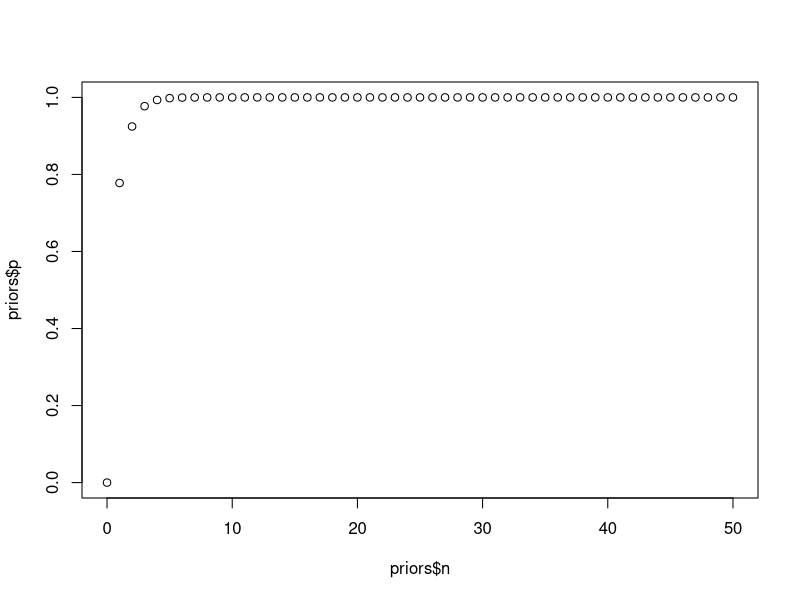
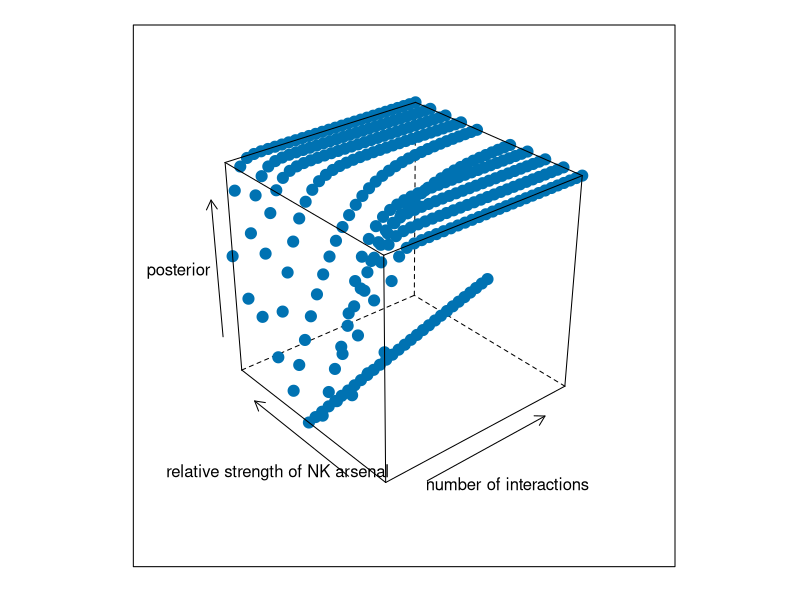
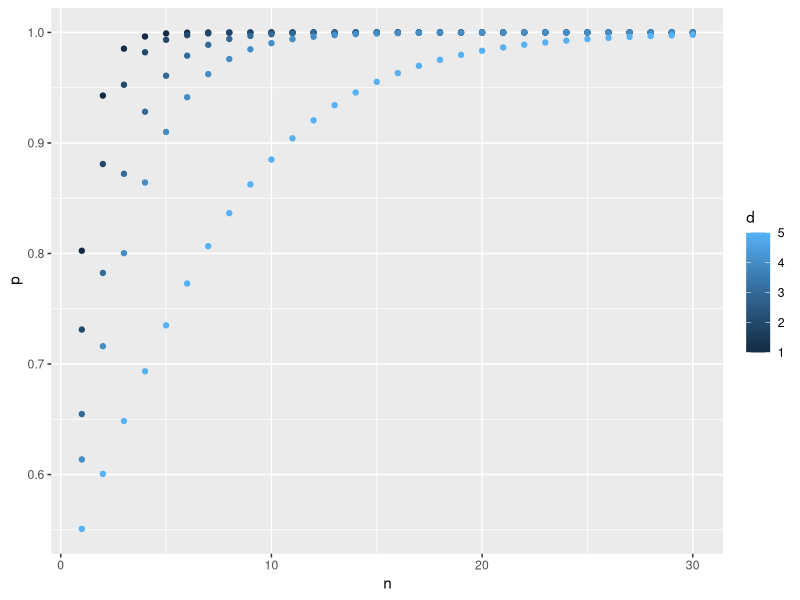
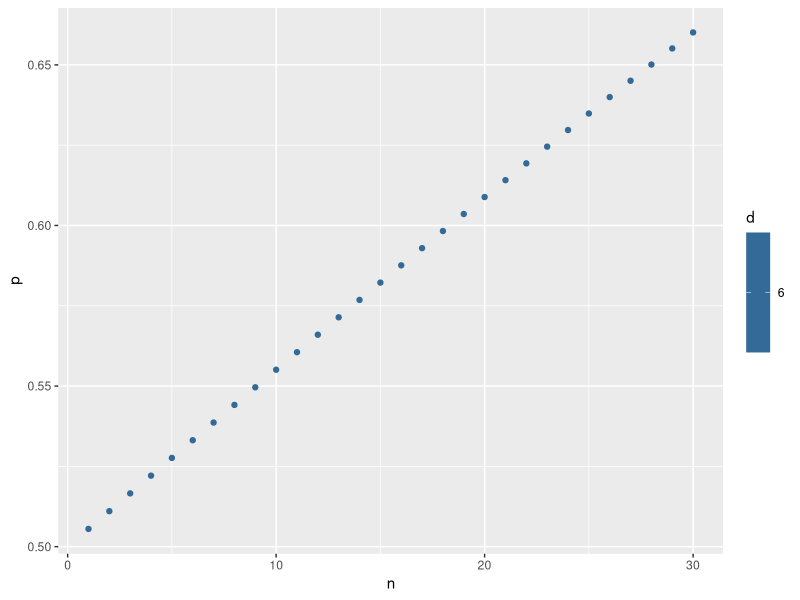
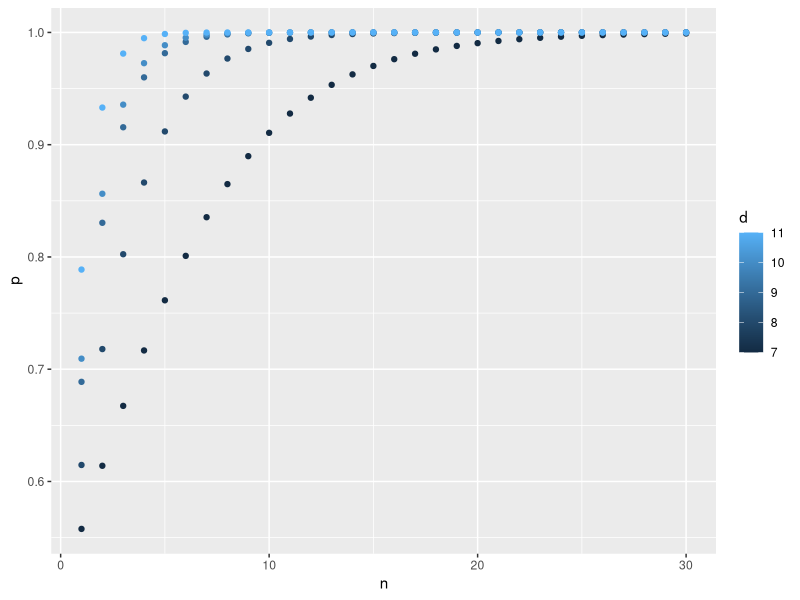

R code for these plots, in order:
library(ggplot2)
library(lattice)

#############################
# CONDITIONAL PROBABILITIES #
#############################

#simulate likelihood of U.S. winning, losing, or tie conditional on North Korea being WEAKER

	#define underlying distributions such that North Korea's is limited to weapons of level 1 to 5
	us_range<-1:10
	nk_range<-1:5

	#simulate 1000 draws from each country's distribution, and determine outcome of each pair of draws
	N<-1000
	n=1
	results<-data.frame(result=0)
	repeat{
		us_sample<-sample(us_range,1,replace=TRUE) #draw from US distribution #**POINT: Uses for-loops and a random number generator
		nk_sample<-sample(nk_range,1,replace=TRUE) #draw from NK distribution
		result<-ifelse(us_sample>nk_sample,1,ifelse(us_sample<nk_sample,2,3)) #if US wins, loses, or ties
		results<-rbind(results, result)
		
		n<-n+1
		if(n>N) break
		}
	table(results$result) #output table of results
	#probabilities of U.S. winning, losing, or tie are 0.2, 0.7, 0.1 respectively

#simulate likelihood of U.S. winning, losing, or tie conditional on North Korea being STRONGER

	#define underlying distributions such that North Korea's weapons range between level 6 to 10
	us_range<-1:10
	nk_range<-6:10

	#simulate 1000 draws from each country's distribution, and determine outcome of each pair of draws
	N<-1000
	n=1
	results<-data.frame(result=0)
	repeat{
		us_sample<-sample(us_range,1,replace=TRUE) #draw from US distribution
		nk_sample<-sample(nk_range,1,replace=TRUE) #draw from NK distribution
		result<-ifelse(us_sample>nk_sample,1,ifelse(us_sample<nk_sample,2,3)) #if US wins, loses, or ties
		results<-rbind(results, result)
		
		n<-n+1
		if(n>N) break
		}
	table(results$result) #output table of results
	#probabilities of U.S. losing, winning, or tie are 0.7, 0.2, 0.1 respectively

#**POINT: uses a permutation test or other statistical test (Bayesian Updating)

#######################################
# SINGLE BAYESIAN UPDATING SIMULATION #
#######################################
	
	priors <- data.frame(n=0, p=0)

	#define how probability p is updated depending on the outcome of each interaction
	f1<-function(p) 0.7*p/(0.7*p+0.2*(1-p)) #if outcome is that U.S. wins
	f2<-function(p) 0.2*p/(0.2*p+0.7*(1-p)) #if outcome is that U.S. loses
	f3<-function(p) 0.1*p/(0.1*p+0.1*(1-p)) #if outcome is that U.S. ties

	#initialize prior as p=0.5 (equally likely for NK to have weaker or stronger arsenal than U.S.)
	p<-0.5 

	#simulate 50 repeated interactions between U.S. and NK
	N<-50
	n=1
	repeat {
		set.seed(423)
		result<-sample(c(1,2,3), 1, replace=TRUE, c(0.7,0.2,0.1)) #draw outcome from underlying true distribution where U.S. is stronger
		if (result==1) {f<-f1 
			} else if (result==2) {f<-f2
			} else if (result==3) {f<-f3 
			}

		p<-f(p) #update probability
		priors<-rbind(priors, c(n,p))
	
		n<-n+1
		if (n>N) break
	}
	plot(priors$n, priors$p) #plot sequence of updated probabilities


##########################################
# MULTIPLE BAYESIAN UPDATING SIMULATIONS #
##########################################
	
#define multiple underlying distributions ranging between NK being a lot weaker, the same as, or a lot stronger than the US

#given US distribution of 1 to 10, define 11 different distributions for NK:
## weaker than the US: 1-5, 1-6, 1-7, 1-8, 1-9
## same as the US: 1-10
## stronger than the US: 2-10, 3-10, 4-10, 5-10, 6-10
range<-data.frame(r1=1,r2=5)
for (d in 1:10) {
	r1<-ifelse(d<=5, 1, d-4)
	r2<-ifelse(d<=5, 5+d, 10)
	range<-rbind(range,c(r1,r2))
	}
range
#**POINT: Uses for-loops and a random number generator

#repeat bayesian updating simulation for each of the 11 underlying distributions for NK
priors <- data.frame(d=NA, n=NA, p=NA)
for (distr in 1:11) {		
	#define underlying distribution
	us_range<-1:10
	nk_range<-range[distr,1]:range[distr,2]
	
	#simulate 1000 draws from each country's distribution, and determine outcome of each pair of draws
	N<-1000
	n=1
	results<-data.frame(result=0)
	repeat{
		us_sample<-sample(us_range,1,replace=TRUE) #draw from US distribution
		nk_sample<-sample(nk_range,1,replace=TRUE) #draw from NK distribution
		result<-ifelse(us_sample>nk_sample,1,ifelse(us_sample<nk_sample,2,3)) #if US wins, loses, or ties
		results<-rbind(results, result)
			
		n<-n+1
		if(n>N) break
		}
	cond_probs<-table(results$result) #store simulated conditional probabilities

	#define how probability p is updated depending on the outcome of each interaction
	f1<-function(p) cond_probs[2]*p/(cond_probs[2]*p+cond_probs[3]*(1-p)) #if outcome is that U.S. wins
	f2<-function(p) cond_probs[3]*p/(cond_probs[3]*p+cond_probs[2]*(1-p)) #if outcome is that U.S. loses
	f3<-function(p) cond_probs[4]*p/(cond_probs[4]*p+cond_probs[4]*(1-p)) #if outcome is that U.S. ties
	#**POINT: defines and uses at least two functions

	#initialize prior as p=0.5 (equally likely for NK to have weaker or stronger arsenal than U.S.)
	p<-0.5 

	#simulate 30 repeated interactions between U.S. and NK
	N<-30
	n=1
	repeat {
		set.seed(423)
		result<-sample(c(1,2,3), 1, replace=TRUE, c(cond_probs[2]/1000,cond_probs[3]/1000,cond_probs[4]/1000)) #draw outcome from underlying true distribution
		if (result==1) {f<-f1 
			} else if (result==2) {f<-f2
			} else if (result==3) {f<-f3 
			}

		p<-f(p) #update probability
		priors<-rbind(priors, c(distr,n,p))
	
		n<-n+1
		if (n>N) break
	}
}
cloud(p ~ n * d, priors, xlab="number of interactions", ylab="relative strength of NK arsenal", zlab="posterior", pch = 20, cex = 2, scales = list(arrows = TRUE))
##plot how quickly bayesian updating approaches certainty, depending on how close the underlying distributions are between the two countries

##break down plot into components
	#simulations where the NK distribution is weaker than the US (but increasing becoming more evenly matched)
	ggplot(subset(priors, d<6) , aes(n,p,colour=d))+geom_point()

	#simulation where the NK distribution is the same as that of the US
	ggplot(subset(priors, d==6) , aes(n,p,colour=d))+geom_point()

	#simulation where the NK distribution is stronger than that of the US (and increasingly becoming stronger)
	ggplot(subset(priors, d>6), aes(n,p,colour=d))+geom_point()



